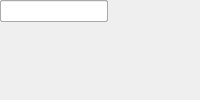
<?xml version="1.0" encoding="UTF-8"?>
<ui version="4.0">
 <class>MainWindow</class>
 <widget class="QMainWindow" name="MainWindow">
  <property name="windowTitle"><string>Bus Constant</string></property>
  <widget class="QWidget" name="centralwidget">
   <!-- NOTE: this is a simplified structural mirror of the generated
        <module>_ui.py, not a full round-trip Designer file. Regenerate
        both from the same spec if you need to edit layout by hand. -->
       <widget class="QLabel" name="label_values">
     <property name="text"><string>values</string></property>
    </widget>
       <widget class="QLineEdit" name="values"/>
       <widget class="QLabel" name="label_n_bits">
     <property name="text"><string>bit widths</string></property>
    </widget>
       <widget class="QLineEdit" name="n_bits"/>
       <widget class="QLabel" name="label_bin_pts">
     <property name="text"><string>binary points</string></property>
    </widget>
       <widget class="QLineEdit" name="bin_pts"/>
       <widget class="QLabel" name="label_types">
     <property name="text"><string>data type</string></property>
    </widget>
       <widget class="QLineEdit" name="types"/>
  </widget>
 </widget>
 <resources/>
 <connections/>
</ui>
